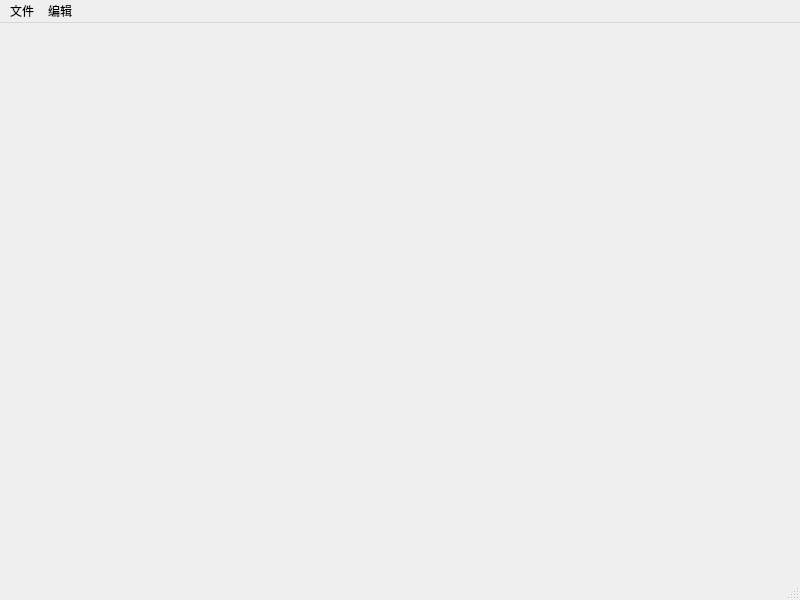
<?xml version="1.0" encoding="UTF-8"?>
<ui version="4.0">
 <class>MainWindow</class>
 <widget class="QMainWindow" name="MainWindow">
  <property name="geometry">
   <rect>
    <x>0</x>
    <y>0</y>
    <width>800</width>
    <height>600</height>
   </rect>
  </property>
  <property name="windowTitle">
   <string>MainWindow</string>
  </property>
  <widget class="QWidget" name="centralwidget"/>
  <widget class="QMenuBar" name="menubar">
   <property name="geometry">
    <rect>
     <x>0</x>
     <y>0</y>
     <width>800</width>
     <height>21</height>
    </rect>
   </property>
   <widget class="QMenu" name="menu">
    <property name="title">
     <string>文件</string>
    </property>
    <addaction name="separator"/>
    <addaction name="actionnew"/>
   </widget>
   <widget class="QMenu" name="menu_2">
    <property name="title">
     <string>编辑</string>
    </property>
    <addaction name="actionadd"/>
    <addaction name="actionplus"/>
   </widget>
   <addaction name="menu"/>
   <addaction name="menu_2"/>
  </widget>
  <widget class="QStatusBar" name="statusbar"/>
  <action name="actionnew">
   <property name="text">
    <string>新建</string>
   </property>
  </action>
  <action name="actionadd">
   <property name="text">
    <string>添加</string>
   </property>
  </action>
  <action name="actionplus">
   <property name="text">
    <string>plus</string>
   </property>
  </action>
 </widget>
 <resources/>
 <connections/>
</ui>
